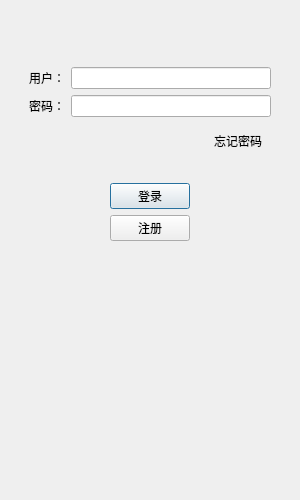
<?xml version="1.0" encoding="UTF-8"?>
<ui version="4.0">
 <class>login_Dialog</class>
 <widget class="QDialog" name="login_Dialog">
  <property name="geometry">
   <rect>
    <x>0</x>
    <y>0</y>
    <width>300</width>
    <height>500</height>
   </rect>
  </property>
  <property name="minimumSize">
   <size>
    <width>300</width>
    <height>500</height>
   </size>
  </property>
  <property name="windowTitle">
   <string>Dialog</string>
  </property>
  <layout class="QGridLayout" name="gridLayout">
   <item row="1" column="0">
    <widget class="QWidget" name="widget_2" native="true">
     <layout class="QVBoxLayout" name="verticalLayout">
      <item>
       <widget class="QWidget" name="widget_3" native="true">
        <layout class="QGridLayout" name="gridLayout_3">
         <item row="1" column="0">
          <widget class="QLabel" name="label_3">
           <property name="text">
            <string>密码：</string>
           </property>
          </widget>
         </item>
         <item row="0" column="1">
          <widget class="QLineEdit" name="user_edit"/>
         </item>
         <item row="0" column="0">
          <widget class="QLabel" name="label_2">
           <property name="text">
            <string>用户：</string>
           </property>
          </widget>
         </item>
         <item row="1" column="1">
          <widget class="QLineEdit" name="pass_edit"/>
         </item>
         <item row="2" column="0" colspan="2">
          <widget class="QWidget" name="widget_4" native="true">
           <layout class="QGridLayout" name="gridLayout_4">
            <item row="0" column="0">
             <spacer name="horizontalSpacer">
              <property name="orientation">
               <enum>Qt::Orientation::Horizontal</enum>
              </property>
              <property name="sizeHint" stdset="0">
               <size>
                <width>142</width>
                <height>3</height>
               </size>
              </property>
             </spacer>
            </item>
            <item row="0" column="1">
             <widget class="QLabel" name="label_4">
              <property name="text">
               <string>忘记密码</string>
              </property>
             </widget>
            </item>
           </layout>
          </widget>
         </item>
        </layout>
       </widget>
      </item>
      <item>
       <widget class="QWidget" name="widget_5" native="true">
        <layout class="QGridLayout" name="gridLayout_5">
         <item row="0" column="2">
          <spacer name="horizontalSpacer_3">
           <property name="orientation">
            <enum>Qt::Orientation::Horizontal</enum>
           </property>
           <property name="sizeHint" stdset="0">
            <size>
             <width>40</width>
             <height>20</height>
            </size>
           </property>
          </spacer>
         </item>
         <item row="0" column="1">
          <widget class="QPushButton" name="login_btn">
           <property name="text">
            <string>登录</string>
           </property>
          </widget>
         </item>
         <item row="1" column="1">
          <widget class="QPushButton" name="register_btn">
           <property name="text">
            <string>注册</string>
           </property>
          </widget>
         </item>
         <item row="0" column="0">
          <spacer name="horizontalSpacer_2">
           <property name="orientation">
            <enum>Qt::Orientation::Horizontal</enum>
           </property>
           <property name="sizeHint" stdset="0">
            <size>
             <width>40</width>
             <height>20</height>
            </size>
           </property>
          </spacer>
         </item>
         <item row="2" column="1">
          <spacer name="verticalSpacer">
           <property name="orientation">
            <enum>Qt::Orientation::Vertical</enum>
           </property>
           <property name="sizeHint" stdset="0">
            <size>
             <width>20</width>
             <height>40</height>
            </size>
           </property>
          </spacer>
         </item>
        </layout>
       </widget>
      </item>
     </layout>
    </widget>
   </item>
   <item row="0" column="0">
    <widget class="QWidget" name="widget" native="true">
     <property name="minimumSize">
      <size>
       <width>0</width>
       <height>0</height>
      </size>
     </property>
     <layout class="QGridLayout" name="gridLayout_2">
      <item row="0" column="0">
       <widget class="QLabel" name="label">
        <property name="layoutDirection">
         <enum>Qt::LayoutDirection::LeftToRight</enum>
        </property>
        <property name="text">
         <string/>
        </property>
        <property name="pixmap">
         <pixmap resource="../rc.qrc">:/resource/OIP.png</pixmap>
        </property>
        <property name="alignment">
         <set>Qt::AlignmentFlag::AlignCenter</set>
        </property>
       </widget>
      </item>
     </layout>
    </widget>
   </item>
  </layout>
 </widget>
 <resources>
  <include location="../rc.qrc"/>
 </resources>
 <connections/>
</ui>
